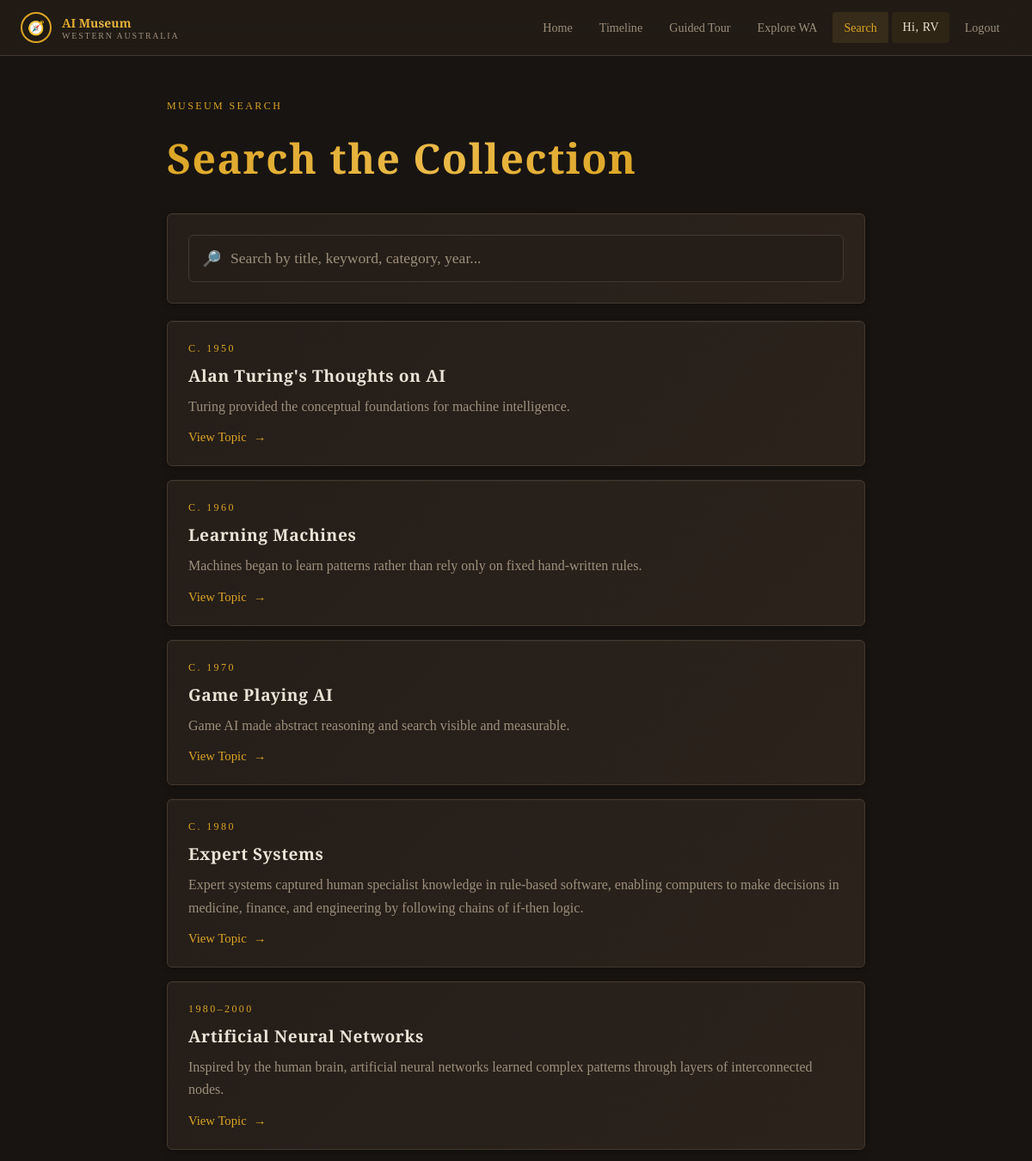
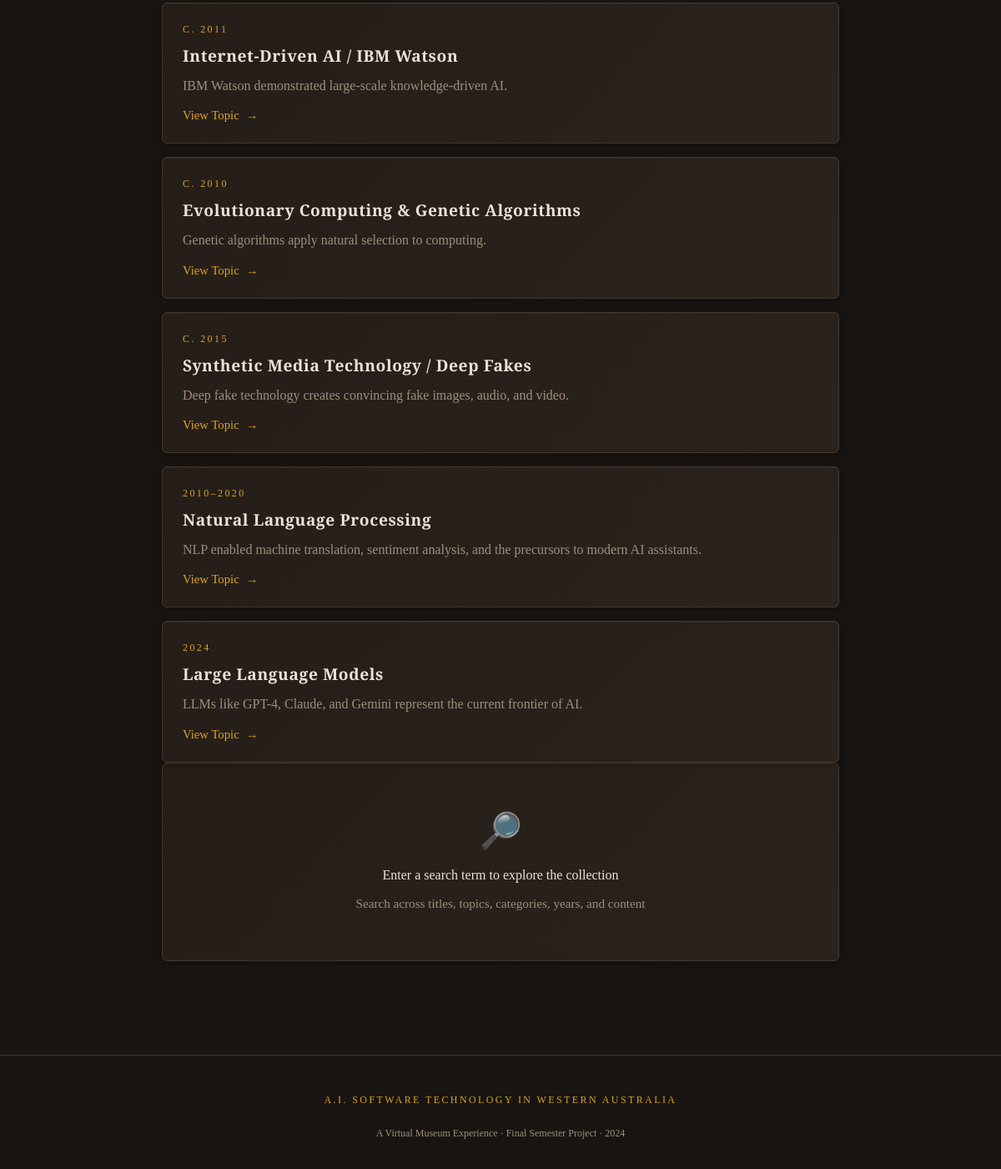
The page /search (signed in) on the database its author committed (2 pictures, top to bottom).
### models.py (models this page shows, shortened)
class User(UserMixin, db.Model):
    __tablename__ = "users"
    id = db.Column(db.Integer, primary_key=True)
    username = db.Column(db.String(80), nullable=False)
    email = db.Column(db.String(120), unique=True, nullable=False)
    password_hash = db.Column(db.String(255), nullable=False)

class Topic(db.Model):
    __tablename__ = "topics"
    id = db.Column(db.Integer, primary_key=True)
    slug = db.Column(db.String(120), unique=True, nullable=False)
    title = db.Column(db.String(200), nullable=False)
    year_range = db.Column(db.String(50), nullable=False)
    category = db.Column(db.String(100), nullable=False)
    status = db.Column(db.String(20), nullable=False, default="Legacy")
    intro_text = db.Column(db.Text, nullable=False)
    short_summary = db.Column(db.Text, nullable=False)
    how_it_works = db.Column(db.Text, nullable=False)
    simple_example = db.Column(db.Text, nullable=False)
    effective_use = db.Column(db.Text, nullable=False)
    real_world_examples = db.Column(db.Text, nullable=False)
    advantages = db.Column(db.Text, nullable=False)
    limitations = db.Column(db.Text, nullable=False)
    misuse = db.Column(db.Text, nullable=False)
    ethics = db.Column(db.Text, nullable=False)
    wa_context = db.Column(db.Text, nullable=False)
    media = db.relationship(
        "Media",
        backref="topic",
        lazy=True,
        cascade="all, delete-orphan"
    )
    references = db.relationship(
        "TopicReference",
        backref="topic",
        lazy=True,
        cascade="all, delete-orphan"
    )

### routes.py (the view)
@main.route("/search")
def search():
    query = request.args.get("q", "").strip()
    if query:
        topics = Topic.query.filter(
            Topic.title.ilike(f"%{query}%") |
            Topic.category.ilike(f"%{query}%") |
            Topic.short_summary.ilike(f"%{query}%") |
            Topic.wa_context.ilike(f"%{query}%")
        ).order_by(Topic.id.asc()).all()
    else:
        topics = Topic.query.order_by(Topic.id.asc()).all()
    return render_template("search.html", topics=topics, query=query)

### app.py (called while the page is built)
@login_manager.user_loader
def load_user(user_id):
    return User.query.get(int(user_id))

### app/templates/search.html (shortened to what this page needs)
<!doctype html>
<html lang="en">
  <head>
    <link
      rel="stylesheet"
      href="{{ url_for('static', filename='css/search.css') }}"
    />
  </head>
  <body>
    <div class="site-wrapper">
      <header class="site-header glass-panel">
        <div class="container nav-bar">
          <a href="{{ url_for('main.home') }}" class="logo-link">
            <div class="logo-circle">🧭</div>
            <div class="logo-text">
              <span class="logo-title brass-text">AI Museum</span>
              <span class="logo-subtitle">Western Australia</span>
            </div>
          </a>
          <nav class="desktop-nav" id="desktopNav">
            <a href="{{ url_for('main.home') }}" class="nav-link">Home</a>
            <a href="{{ url_for('main.timeline') }}" class="nav-link">Timeline</a>
            <a href="{{ url_for('main.guided_tour') }}" class="nav-link">Guided Tour</a>
            <a href="{{ url_for('main.explore_wa') }}" class="nav-link">Explore WA</a>
            <a href="{{ url_for('main.search') }}" class="nav-link">Search</a>
            {% if current_user.is_authenticated %}
            <span class="nav-user">Hi, {{ current_user.username }}</span>
            <a href="{{ url_for('main.logout') }}" class="nav-link">Logout</a>
            {% else %}
            <a href="{{ url_for('main.login') }}" class="nav-link">Login</a>
            <a href="{{ url_for('main.signup') }}" class="nav-link">Sign Up</a>
            {% endif %}
          </nav>
        </div>
      </header>
      <main class="main-content">
        <div class="container page-section search-page-shell">
          <span class="exhibit-label search-label">Museum Search</span>
          <h1 class="page-title brass-text">Search the Collection</h1>
          <section class="search-bar-card">
            <div class="search-input-wrap">
              <span class="search-icon">🔎</span>
              <input
                id="searchInput"
                type="text"
                placeholder="Search by title, keyword, category, year..."
                autocomplete="off"
              />
            </div>
          </section>
          <div id="resultsContainer" class="results-container">
            {% if topics %}
              {% for topic in topics %}
              <article class="museum-card result-card">
                <div class="result-meta">
                  {% if topic.year_range %}
                  <span class="exhibit-label">{{ topic.year_range }}</span>
                  {% endif %}
                </div>
                <h3 class="result-title">{{ topic.title }}</h3>
                {% if topic.short_summary %}
                <p class="result-summary">{{ topic.short_summary }}</p>
                {% elif topic.intro_text %}
                <p class="result-summary">{{ topic.intro_text }}</p>
                {% else %}
                <p class="result-summary">Explore this topic in detail.</p>
                {% endif %}
                <a
                  href="{{ url_for('main.topic_detail', slug=topic.slug) }}"
                  class="result-link"
                >
                  <span>View Topic</span>
                  <span class="result-link-arrow">→</span>
                </a>
              </article>
              {% endfor %}
            {% endif %}
          </div>
          <section id="emptyState" class="empty-state museum-card">
            <div class="empty-icon">🔎</div>
            <p class="empty-title">
            </p>
            <p class="empty-text">
            </p>
          </section>
        </div>
      </main>
      <footer class="site-footer">
        <div class="container footer-inner">
          <p class="exhibit-label">
            A.I. Software Technology in Western Australia
          </p>
          <p class="footer-text">
            A Virtual Museum Experience · Final Semester Project · 2024
          </p>
        </div>
      </footer>
    </div>
  </body>
</html>

### rows shown on the page
User: username "RV"
Topic: year_range "C. 1950", title "Alan Turing's Thoughts on AI", short_summary "Turing provided the conceptual foundations for machine intelligence."
Topic: year_range "C. 1960", title "Learning Machines", short_summary "Machines began to learn patterns rather than rely only on fixed hand-written rules."
Topic: year_range "C. 1970", title "Game Playing AI", short_summary "Game AI made abstract reasoning and search visible and measurable."
Topic: year_range "C. 1980", title "Expert Systems", short_summary "Expert systems captured human specialist knowledge in rule-based software, enabling computers to make decisions in medicine, finance, and engineering by following chains of if-then logic."
Topic: year_range "1980–2000", title "Artificial Neural Networks", short_summary "Inspired by the human brain, artificial neural networks learned complex patterns through layers of interconnected nodes."
Topic: year_range "C. 2011", title "Internet-Driven AI / IBM Watson", short_summary "IBM Watson demonstrated large-scale knowledge-driven AI."
Topic: year_range "C. 2010", title "Evolutionary Computing & Genetic Algorithms", short_summary "Genetic algorithms apply natural selection to computing."
Topic: year_range "C. 2015", title "Synthetic Media Technology / Deep Fakes", short_summary "Deep fake technology creates convincing fake images, audio, and video."
Topic: year_range "2010–2020", title "Natural Language Processing", short_summary "NLP enabled machine translation, sentiment analysis, and the precursors to modern AI assistants."
Topic: year_range "2024", title "Large Language Models", short_summary "LLMs like GPT-4, Claude, and Gemini represent the current frontier of AI."
